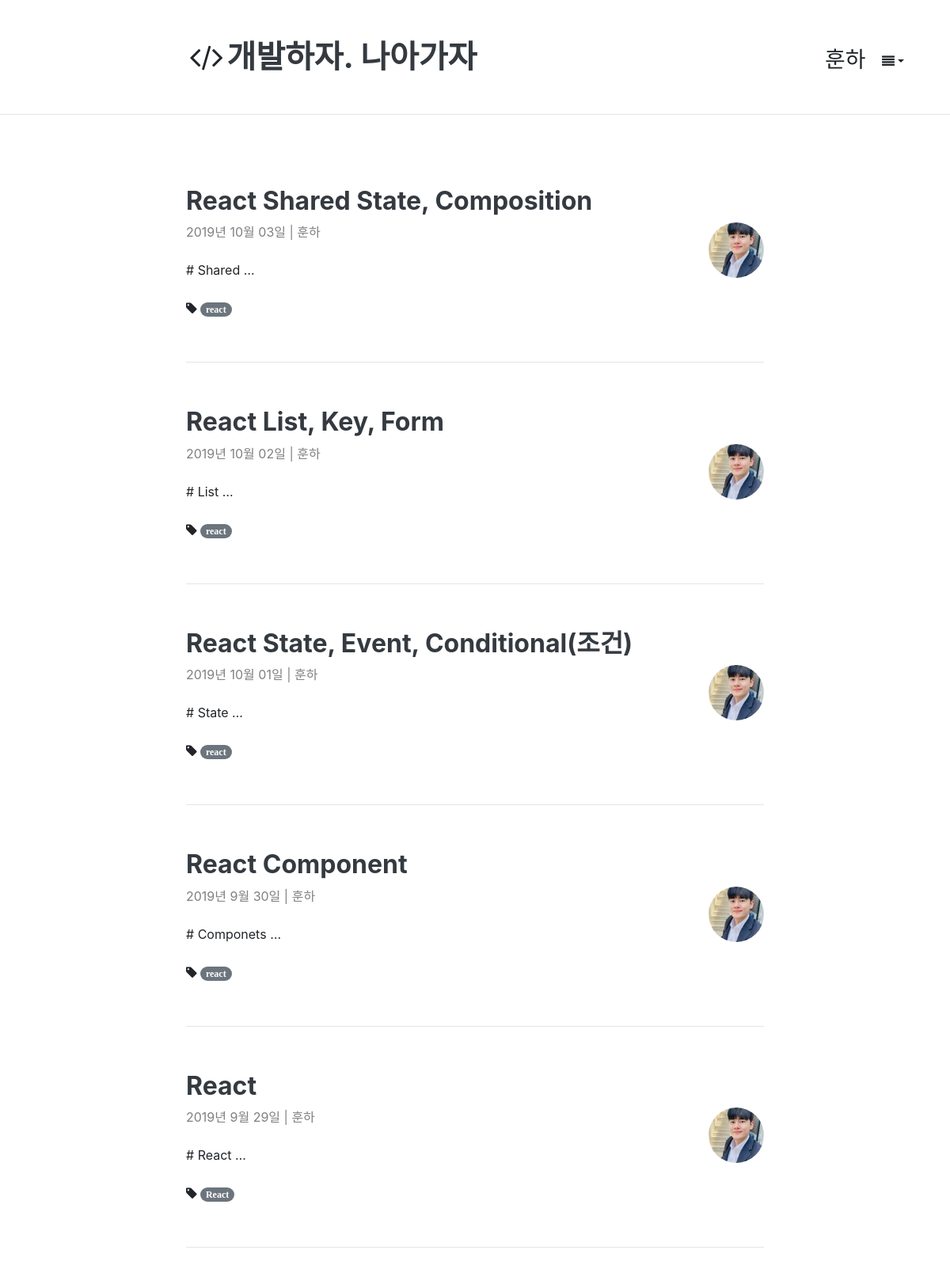
/react/ (signed in), run on the app's committed database.
### account/models.py (models this page shows, shortened)
class Account(AbstractBaseUser, PermissionsMixin):
    email = models.EmailField(
        verbose_name=('email address'),
        max_length=255,
        unique=True,
    )
    username = models.CharField(('username'), max_length=30,
                                help_text=('Requierd. 30 characters or fewer. Letters, digits'
                                           ' and ./+/-/_ only'),
                                validators=[  # 정규식을 통한 특수문자 제외
                                    validators.RegexValidator(r'^[\w.+-]+$', ('Enter a valid username.'), 'invalid')
                                ])
    is_staff = models.BooleanField(('staff status'), default=False,
                                   help_text='Designates whether the user can log into this admin site')
    is_active = models.BooleanField(('active'), default=True,
                                    help_text='Designates whether this user should be treated as '
                                              'active. Unselect this instead of deleting accounts.')
    date_joined = models.DateTimeField(('date joined'), default=timezone.now)
    thumbnail = ProcessedImageField(blank=True, upload_to="profile" , null=True, processors=[ResizeToFill(100,100)],
                                    format='JPEG', options={'quality': 80})
    created_at = models.DateTimeField(auto_now_add=True)
    updated_at = models.DateTimeField(auto_now=True)
    object = AccountManager()
    USERNAME_FIELD = 'email'
    REQUIRED_FIELDS = ['username']
    class Meta:
        verbose_name = ('user')
        verbose_name_plural = ('users')
        swappable = 'AUTH_USER_MODEL'

### blog/models.py (models this page shows, shortened)
class Post(models.Model):
    author = models.ForeignKey(Account , on_delete=models.CASCADE)
    title = models.CharField(max_length=100, verbose_name = 'Title' , help_text = 'Please enter a posting title')
    text = models.TextField(verbose_name='Contents')
    photo = ProcessedImageField(blank=True, upload_to = 'blog/post/%Y' ,processors = [Thumbnail(300,300)],format='JPEG' ,options={'quality': 60})
    created_date= models.DateTimeField(default =timezone.now)
    published_date = models.DateTimeField(blank=True , null=True)
    tags = models.CharField(max_length=100, blank=True)
    class Meta:
        ordering = ['-id']
    def get_absolute_url(self):
        return reverse('post_detail', args=[self.id])

### blog/views.py (the view)
# urls.py: path('<tags>/', views.post_tags, name='post_tags'),
def post_tags(request, tags):
    posts = Post.objects.select_related('author').filter(tags__contains=tags)
    context = {
        'tags': tags,
        'posts': posts
    }
    return render(request, 'blog/post_tags.html', context)

### blog/templates/blog/post_tags.html
{% extends 'blog/layout.html' %}
{% block content %}
    <div class="container">
        <div class="row">
             <div class="col-md-2"></div>
            <div class="col-md-8">
                 {% for post in posts %}
                    <div class="blog-post">
                        <div class="blog-post-title">
                            <h2><a href="{{ post.get_absolute_url }}" class="text-dark"><b>{{ post.title }}</b></a>
                            </h2>
                        </div>
                        <div class="blog-post-meta">
                            <div class="post-author" style="color: gray;">
                                <img src="{{ post.author.thumbnail.url }}" alt=""
                                     style="float: right; width: 70px; border-radius: 50%">{{ post.created_date|date:"Y년 M d일" }}
                                | {{ post.author.username }}
                            </div>
                        </div>
                        <br>
                        <div class="post-summary" style="font-size:1rem">{{ post.text|truncatewords_html:2 }}</div>
                        <br>
                        <i class="fa fa-tag" title="tags">
                            {% if post.tags %}
                                <a class="badge badge-pill badge-secondary"
                                   href="{% url "post_tags" post.tags %}">{{ post.tags }}</a>
                            {% else %}
                                <a href=""></a>
                            {% endif %}
                        </i>
                    </div>
                    <hr/>
                {% endfor %}
            </div>
        </div>
    </div>
{% endblock %}

### templates/layout.html (shortened to what this page needs)
<!DOCTYPE html>
<html lang="ko">
<head>
    <link rel="stylesheet" href="https://stackpath.bootstrapcdn.com/bootstrap/4.3.1/css/bootstrap.min.css"
/>
    <link rel="stylesheet" href="//stackpath.bootstrapcdn.com/font-awesome/4.7.0/css/font-awesome.min.css"/>
    <link rel="stylesheet" href="https://uicdn.toast.com/tui-editor/latest/tui-editor.css">
    <link rel="stylesheet" href="https://uicdn.toast.com/tui-editor/latest/tui-editor-contents.css">
    <link rel="stylesheet" href="https://cdnjs.cloudflare.com/ajax/libs/codemirror/5.33.0/codemirror.css">
    <link rel="stylesheet" href="https://cdnjs.cloudflare.com/ajax/libs/highlight.js/9.12.0/styles/github.min.css">
</head>
<body>
<header class="site-header">
    <div class="container">
        <div class="row">
            <div class="col-md-2"></div>
            <div class="col-md-10">
                <br>
                <br>
                <h3 class="float-right">
                    <div class="page-header" style="margin-top: 10px">
                        {% if user.is_staff %}
                            {{ user.username }}
                        {% endif %}
                        <button class="btn dropdown-toggle" data-toggle="dropdown" id="dropdownmenu" role="button"
                                aria-haspopup="true"
                                aria-expanded="false"><i class="fa fa-align-justify"></i></button>
                    </div>
                </h3>
                <h1 class="blog-title" style="text-align: left"><i class="fa fa-fw fa-code"></i><a class="text-dark"
                                                                                                   href="{% url 'post_list' %}"><b>개발하자.
                    나아가자</b></a>
                </h1>
                <br>
            </div>
        </div>
    </div>
</header>
<hr style="margin-bottom: 50px">
{% block content %}
{% endblock %}
{% block extra_body %}
{% endblock %}
</body>
</html>

### blog/static/blog/post_list.css (style rules this page uses)
.blog-post { padding-top: 40px; padding-bottom: 40px; }

### templates/layout.html (style rules this page uses)
html { position: relative; min-height: 100%; }
body { margin-bottom: 60px; min-height: 100%; }

### data on the page
Account: username "훈하"
Post: title "React Shared State, Composition", author.thumbnail (picture), created_date "2019년 10월 03일", author.username "훈하", text "# Shared …", tags "react"
Post: title "React List, Key, Form", author.thumbnail (picture), created_date "2019년 10월 02일", author.username "훈하", text "# List …", tags "react"
Post: title "React State, Event, Conditional(조건)", author.thumbnail (picture), created_date "2019년 10월 01일", author.username "훈하", text "# State …", tags "react"
Post: title "React Component", author.thumbnail (picture), created_date "2019년 9월 30일", author.username "훈하", text "# Componets …", tags "react"
Post: title "React", author.thumbnail (picture), created_date "2019년 9월 29일", author.username "훈하", text "# React …", tags "React"
